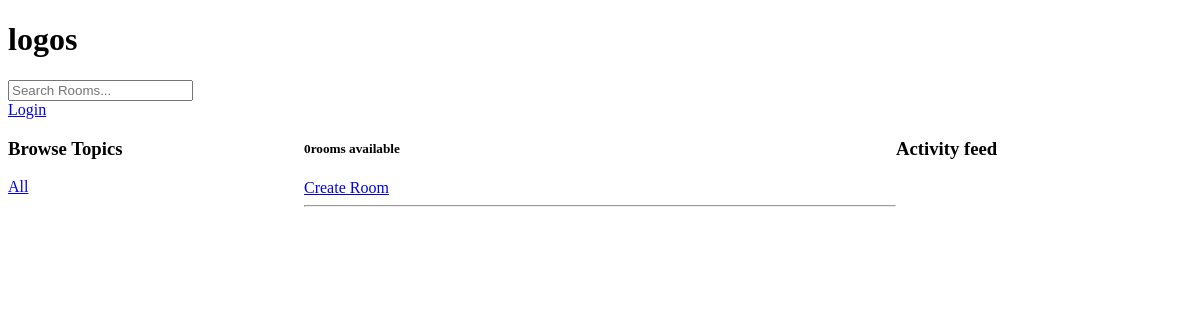
Before: /?q=javascript with the older database file.
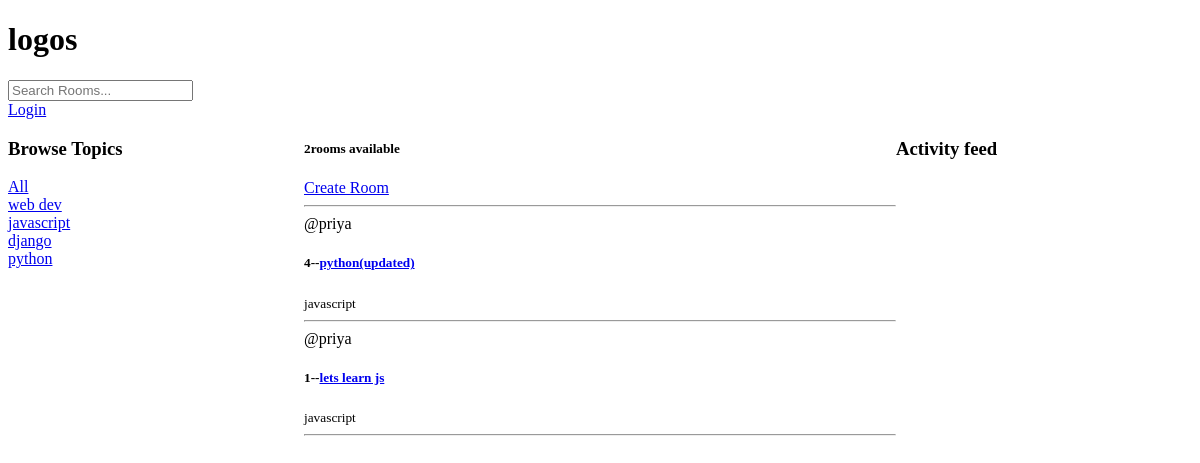
After: the same page with the newer database file.
### base/models.py (models this page shows, shortened)
class Topic(models.Model):
    name=models.CharField(max_length=200)

class Room(models.Model):
    host=models.ForeignKey(User,on_delete=models.SET_NULL,null=True) #1 host(like admin) many participants
    topic=models.ForeignKey(Topic,on_delete=models.SET_NULL,null=True)
    name=models.CharField(max_length=200)
    description=models.TextField(null=True,blank=True) #while submitting forms it can be empty so using blank
    participants=models.ManyToManyField(User,related_name='participants', blank=True,)
    updated=models.DateTimeField(auto_now=True)
    created=models.DateTimeField(auto_now_add=True) #only takes timestamp of 1st created
    class Meta:
        ordering=['-updated','-created']

### base/views.py (the view)
# urls.py: path("",views.home, name="home"),
def home(request):
    q=request.GET.get('q') if request.GET.get('q') else ''
    rooms=Room.objects.filter(
        Q(topic__name__icontains=q) |
        Q(name__icontains=q)|
        Q(description__icontains=q)
            ) # we use contains like the grep empty string is part of all topics
    room_count=rooms.count()
    topics=Topic.objects.all()
    room_messages=Message.objects.all()
    context={'rooms':rooms,"topics":topics,"room_count":room_count, "room_messages":room_messages}
    return render(request,'base/home.html',context)

### base/templates/base/home.html (shortened to what this page needs)
{% extends 'main.html' %}
{% block content %}
<div class="home-container">
    <div>
<h3> Browse Topics</h3>
<a href="{% url 'home' %}"> All</a>
{% for topic in topics%}
<div>
    <a href="{% url 'home'%}?q={{topic.name}}"> {{topic.name}}</a>
</div>
{% endfor %}
    </div>
<div>
    <h5>{{room_count}}rooms available</h5>
<a href= "{% url 'create-room' %}"> Create Room</a>
<hr>
<div>
    {%for room in rooms %}
    <div>
<span>@{{room.host.username}}</span>
<h5>{{room.id}}--<a href="{%url 'room' room.id%}" >{{room.name}}</a></h5>
<small>{{room.topic.name}}</small>
<hr>
    </div>
    {% endfor %}
</div>
</div>
<div>
<h3>Activity feed</h3>
</div>
</div>
{% endblock %}

### templates/main.html (shortened to what this page needs)
<!DOCTYPE html>
<html lang="en">
<head>
</head>
<body>
    {%include 'navbar.html'%}
    {% block content %}
    {% endblock %}
</body>
</html>

### templates/navbar.html (shortened to what this page needs)
<h1>logos</h1>
<form action="{% url 'home'%}">
    <input type="text" name="q" placeholder="Search Rooms..." />
</form>
{% if request.user.is_authenticated%}
<p>Hello {{request.user}}</p>
<a href="{% url 'logout'%}">logout</a>
{%else%}
<a href="{% url 'login'%}">Login</a>
{% endif %}

### base/templates/base/home.html (style rules this page uses)
.home-container { display:grid; grid-template-columns:1fr 2fr 1fr; }

Changed rows visible on the page:
added Topic: name "web dev"
added Topic: name "javascript"
added Topic: name "django"
added Topic: name "python"
added Room: host.username "priya", id "4", name "python(updated)", topic.name "javascript"
now on this page (row edited): Room: host.username "priya", id "1", name "lets learn js", topic.name "javascript"
Other visible differences:
{{ room_count }}: "0" → "2"
